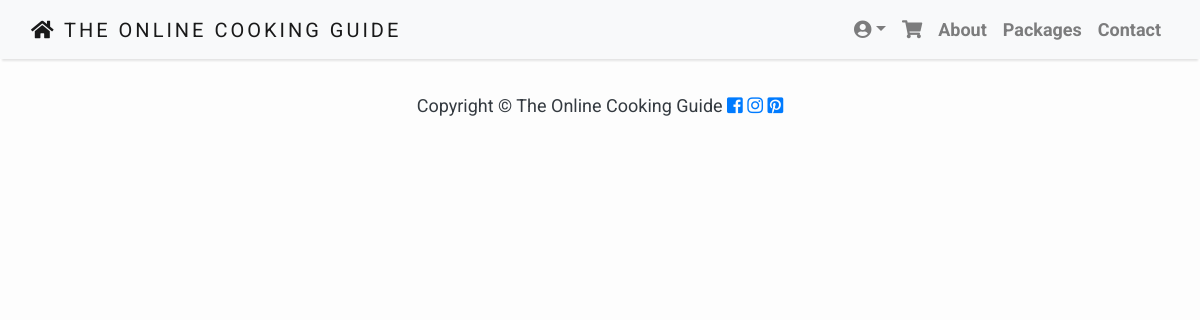
/posts/, run on an earlier commit of the app's database.
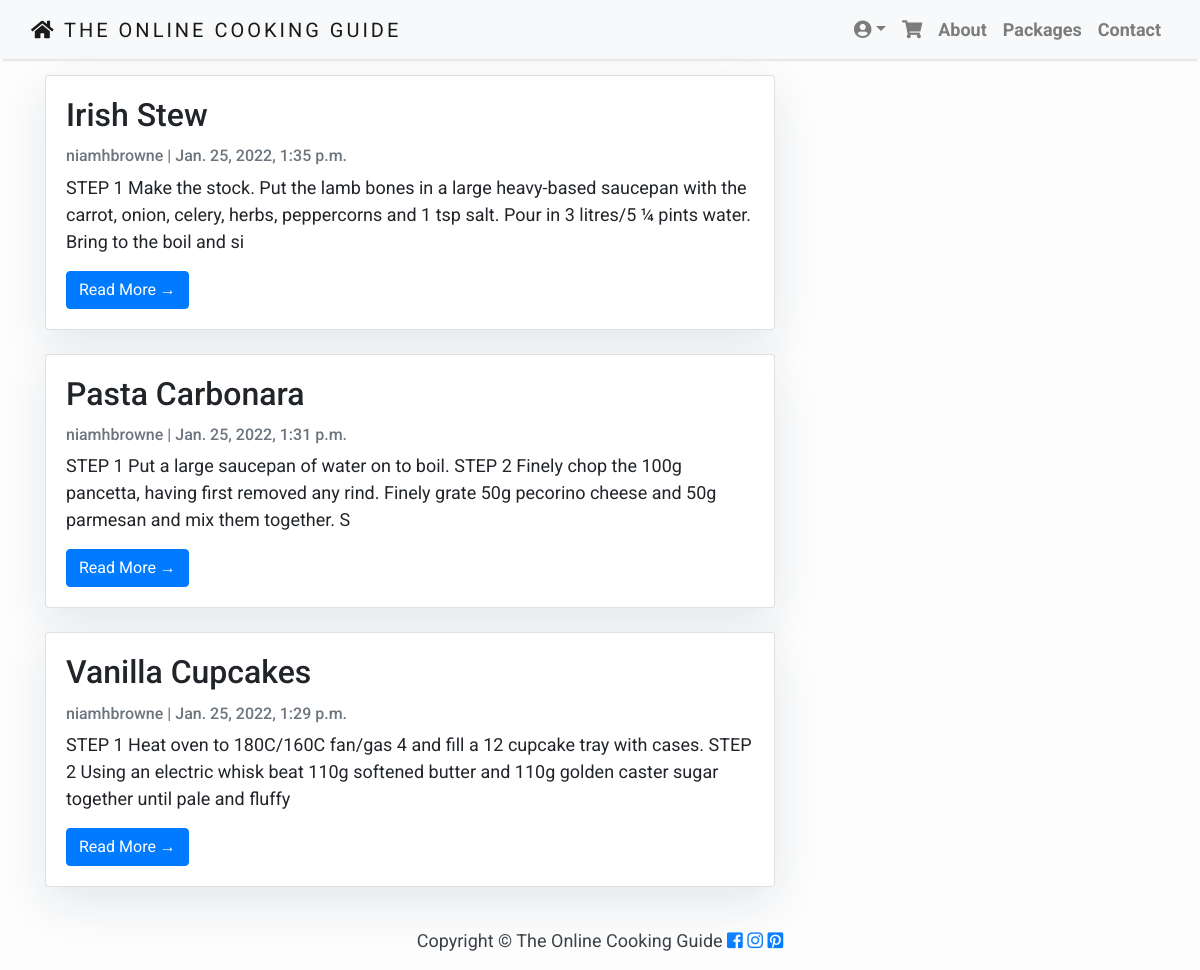
And on a later commit of the database.
### blog/models.py (models this page shows, shortened)
class Post(models.Model):
    title = models.CharField(max_length=200, unique=True)
    slug = models.SlugField(max_length=200, unique=True)
    author = models.ForeignKey(User, on_delete= models.CASCADE,related_name='blog_posts')
    updated_on = models.DateTimeField(auto_now= True)
    content = models.TextField()
    created_on = models.DateTimeField(auto_now_add=True)
    status = models.IntegerField(choices=STATUS, default=0)
    class Meta:
        ordering = ['-created_on']

### blog/views.py (the view)
# urls.py: path('posts/', views.PostList.as_view(), name='post_list'),
class PostList(generic.ListView):
    queryset = Post.objects.filter(status=1).order_by('-created_on')
    template_name = 'post-list.html'

### templates/post-list.html
{% extends 'base.html' %}
{% block content %}
<div class="container">
    <div class="row">
        <div class="col-md-8 mt-3 left">
            {% for post in post_list %}
            <div class="card mb-4">
                <div class="card-body">
                    <h2 class="card-title">{{ post.title }}</h2>
                    <p class="card-text text-muted h6">{{ post.author }} | {{ post.created_on}} </p>
                    <p class="card-text">{{post.content|slice:":200" }}</p>
                    <a href="{% url 'post_detail' post.slug  %}" class="btn btn-primary">Read More &rarr;</a>
                </div>
            </div>
            {% endfor %}
        </div>
    </div>
</div>
{% endblock %}

### templates/base.html (shortened to what this page needs)
{% load static %}
<!DOCTYPE html>
<html>
<head>
    {% block coreccs %}
    <link rel="stylesheet" href="https://maxcdn.bootstrapcdn.com/bootstrap/4.0.0/css/bootstrap.min.css"
 />
    <link rel="stylesheet" href="https://use.fontawesome.com/releases/v5.6.3/css/all.css"
 />
    <link rel="stylesheet" href="{% static 'css/base.css' %}">
    {% endblock %}
</head>
<body>
    <nav class="navbar navbar-expand-lg navbar-light bg-light shadow" id="mainNav">
        <div class="container-fluid">
            <a class="navbar-brand nav-title" href="{% url 'home' %}"><i class="fas fa-home"></i> The Online Cooking Guide</a>
            <div class="collapse navbar-collapse" id="navbarResponsive">
                <ul class="navbar-nav ml-auto">
                    <li class="nav-item text-black dropdown">
                        <a class="nav-link text-black font-weight-bold dropdown-toggle" href="#" id="navbarDropdown" role="button" data-toggle="dropdown" aria-haspopup="true" aria-expanded="false"><i class="fas fa-user-circle"></i></a>
                    </li>
                    <li class="nav-item text-black">
                        <a class="nav-link text-black font-weight-bold" href="#"><i class="fas fa-shopping-cart"></i></a>
                    </li>
                    <li class="nav-item text-black">
                        <a class="nav-link text-black font-weight-bold" href="{% url 'about' %}">About</a>
                    </li>
                    <li class="nav-item text-black">
                        <a class="nav-link text-black font-weight-bold" href="{% url 'packages' %}">Packages</a>
                    </li>
                    <li class="nav-item text-black">
                        <a class="nav-link text-black font-weight-bold" href="{% url 'contact' %}">Contact</a>
                    </li>
                </ul>
            </div>
        </div>
    </nav>
    {% block content %}{% endblock %}
    <footer class="py-3 bg-grey">
        <p class="m-0 text-dark text-center "> Copyright &copy; The Online Cooking Guide <a href="https://en-gb.facebook.com/" target="_blank"><i class="fab fa-facebook-square"></i></a> <a href="https://www.instagram.com/" target="_blank"><i class="fab fa-instagram"></i></a> <a href="https://www.pinterest.co.uk/" target="_blank"><i class="fab fa-pinterest-square"></i></a></p>
    </footer>
</body>
</html>

### static/css/base.css (style rules this page uses)
body { font-family: "Roboto", sans-serif; font-size: 17px; background-color: #fdfdfd; }
.shadow { box-shadow: 0 4px 2px -2px rgba(0, 0, 0, 0.1); }
.card { box-shadow: 0 16px 48px #E3E7EB; }
body { font-family: "Roboto", sans-serif; font-size: 18px; background-color: #fdfdfd; }
.nav-title { text-transform: uppercase; letter-spacing: 3px; }

What changed in the data, as far as the page shows it:
added Post: title "Irish Stew", author "niamhbrowne", created_on "Jan. 25, 2022, 1:35 p.m.", content "STEP 1 Make the stock. Put the lamb bones in a large heavy-based saucepan with the carrot, onion, celery, herbs, peppercorns and 1 tsp salt. Pour in 3 litres/5 ¼ pints water. Bring to the boil and si"
added Post: title "Pasta Carbonara", author "niamhbrowne", created_on "Jan. 25, 2022, 1:31 p.m.", content "STEP 1 Put a large saucepan of water on to boil. STEP 2 Finely chop the 100g pancetta, having first removed any rind. Finely grate 50g pecorino cheese and 50g parmesan and mix them together. S"
added Post: title "Vanilla Cupcakes", author "niamhbrowne", created_on "Jan. 25, 2022, 1:29 p.m.", content "STEP 1 Heat oven to 180C/160C fan/gas 4 and fill a 12 cupcake tray with cases. STEP 2 Using an electric whisk beat 110g softened butter and 110g golden caster sugar together until pale and fluffy"
